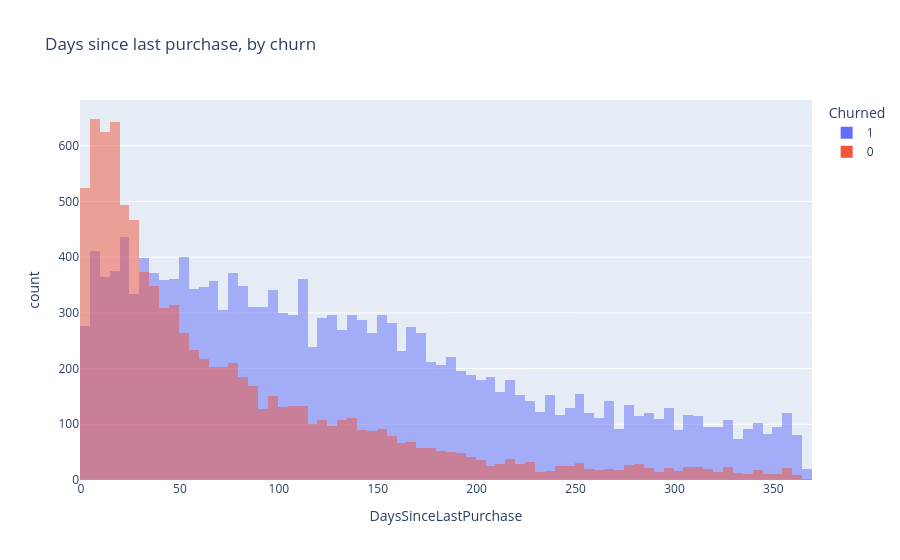

Notebook code cell kept with this figure:
### Code cell
px.histogram(eda, x="DaysSinceLastPurchase", color="Churned", barmode="overlay",
             title="Days since last purchase, by churn")

### Figure 1 — Plotly figure (JSON) as saved in the notebook; plotly's stock layout.template omitted (floating-point values rounded to 4 significant figures; data arrays with more than 128 entries replaced by an {"elided": "..."} marker saying what was removed)
{"data": [{"bingroup": "x", "hovertemplate": "Churned=1<br>DaysSinceLastPurchase=%{x}<br>count=%{y}<extra></extra>", "legendgroup": "1", "marker": {"color": "#636efa", "opacity": 0.5, "pattern": {"shape": ""}}, "name": "1", "orientation": "v", "showlegend": true, "type": "histogram", "x": {"elided": "16425 int values"}, "xaxis": "x", "yaxis": "y"}, {"bingroup": "x", "hovertemplate": "Churned=0<br>DaysSinceLastPurchase=%{x}<br>count=%{y}<extra></extra>", "legendgroup": "0", "marker": {"color": "#EF553B", "opacity": 0.5, "pattern": {"shape": ""}}, "name": "0", "orientation": "v", "showlegend": true, "type": "histogram", "x": {"elided": "9122 int values"}, "xaxis": "x", "yaxis": "y"}], "layout": {"barmode": "overlay", "legend": {"title": {"text": "Churned"}, "tracegroupgap": 0}, "title": {"text": "Days since last purchase, by churn"}, "xaxis": {"anchor": "y", "domain": [0.0, 1.0], "title": {"text": "DaysSinceLastPurchase"}}, "yaxis": {"anchor": "x", "domain": [0.0, 1.0], "title": {"text": "count"}}}}
